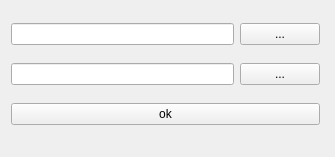
<?xml version="1.0" encoding="UTF-8"?>
<ui version="4.0">
 <class>MainWindow</class>
 <widget class="QMainWindow" name="MainWindow">
  <property name="geometry">
   <rect>
    <x>0</x>
    <y>0</y>
    <width>335</width>
    <height>157</height>
   </rect>
  </property>
  <property name="windowTitle">
   <string>MainWindow</string>
  </property>
  <widget class="QWidget" name="centralWidget">
   <widget class="QWidget" name="">
    <property name="geometry">
     <rect>
      <x>0</x>
      <y>0</y>
      <width>331</width>
      <height>151</height>
     </rect>
    </property>
    <layout class="QVBoxLayout" name="verticalLayout">
     <item>
      <layout class="QHBoxLayout" name="horizontalLayout">
       <item>
        <widget class="QLineEdit" name="pathLineEdit"/>
       </item>
       <item>
        <widget class="QPushButton" name="getPathToPathLineEdit">
         <property name="text">
          <string>...</string>
         </property>
        </widget>
       </item>
      </layout>
     </item>
     <item>
      <layout class="QHBoxLayout" name="horizontalLayout_2">
       <item>
        <widget class="QLineEdit" name="saveLineEdit"/>
       </item>
       <item>
        <widget class="QPushButton" name="getPathToSaveLineEdit">
         <property name="text">
          <string>...</string>
         </property>
        </widget>
       </item>
      </layout>
     </item>
     <item>
      <widget class="QPushButton" name="okButton">
       <property name="text">
        <string>ok</string>
       </property>
      </widget>
     </item>
    </layout>
   </widget>
  </widget>
 </widget>
 <layoutdefault spacing="6" margin="11"/>
 <resources/>
 <connections/>
</ui>
